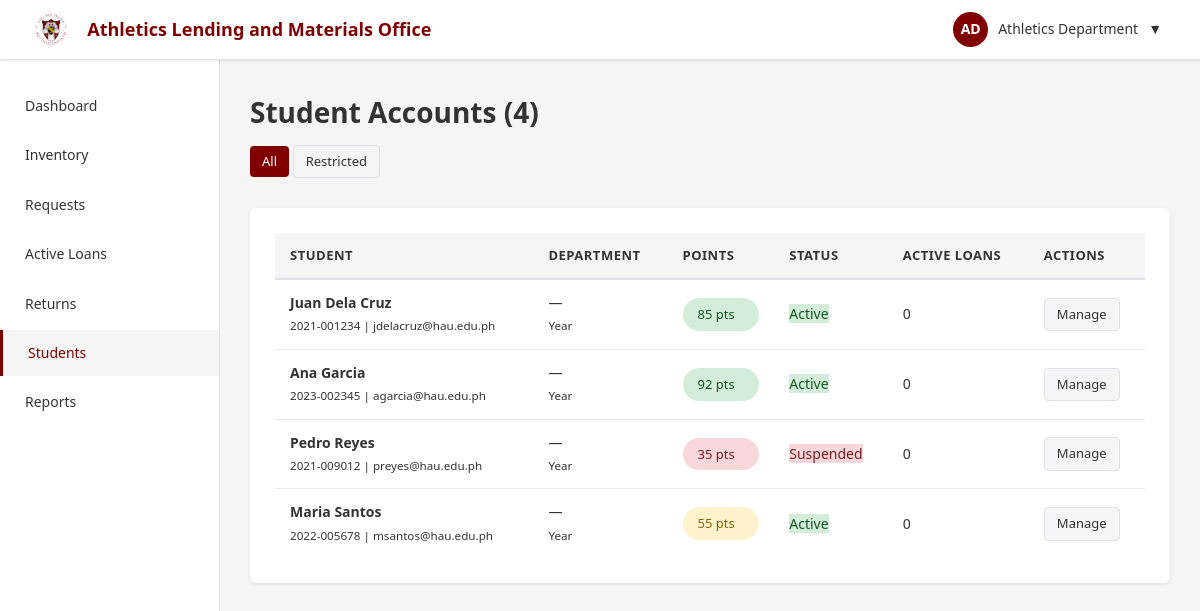
The page /admin/students.php (signed in) on the database as committed earlier.
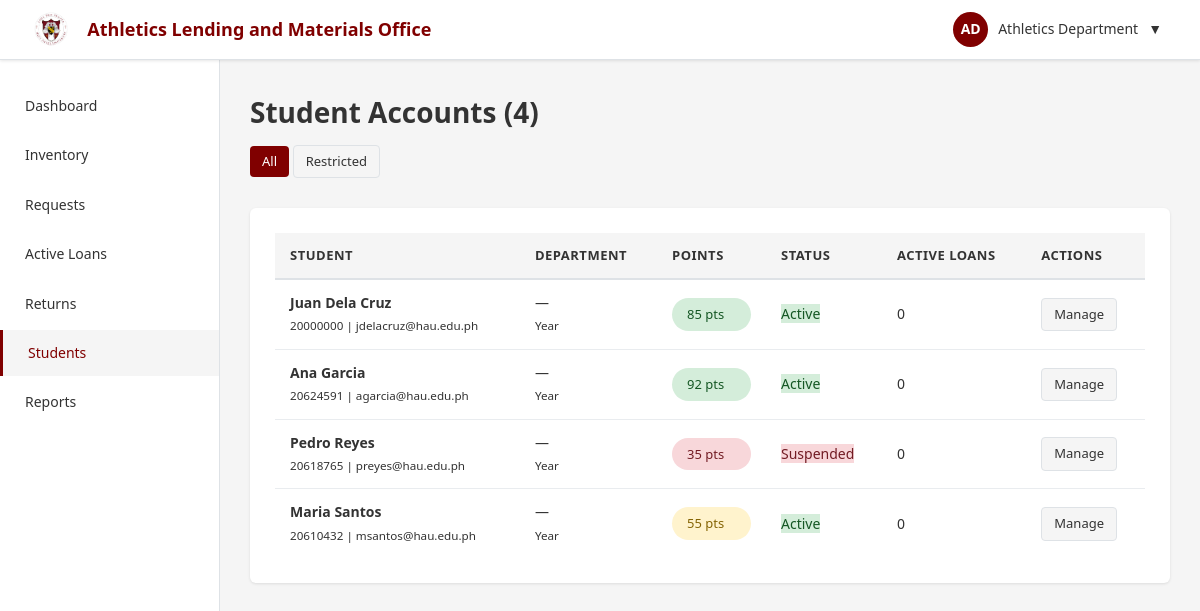
The same page on the database as committed later.
### tables this page shows
CREATE TABLE `users` (
  `user_id` int(11) NOT NULL,
  `student_id` varchar(20) NOT NULL,
  `first_name` varchar(50) NOT NULL,
  `last_name` varchar(50) NOT NULL,
  `email` varchar(100) NOT NULL,
  `password` varchar(255) NOT NULL,
  `phone` varchar(20) DEFAULT NULL,
  `department` varchar(100) DEFAULT NULL,
  `enrollment_date` date DEFAULT NULL,
  `role` enum('student','admin') DEFAULT 'student',
  `points` int(11) DEFAULT 100,
  `status` enum('active','suspended') DEFAULT 'active',
  `points_status` enum('good','warning','restricted') GENERATED ALWAYS AS (case when `points` >= 70 then 'good' when `points` >= 40 then 'warning' else 'restricted' end) VIRTUAL,
  `is_archived` tinyint(1) DEFAULT 0,
  `suspended_until` date DEFAULT NULL,
  `suspension_reason` text DEFAULT NULL,
  `created_at` timestamp NOT NULL DEFAULT current_timestamp(),
  `last_login` timestamp NULL DEFAULT NULL
);

### admin/students.php (the view, shortened to what this page needs)
<?php
require_once '../config/database.php';
$filter = $_GET['filter'] ?? 'all';
$where = $filter == 'restricted' ? "AND points_status = 'restricted'" : '';
$stmt = $pdo->query("
    SELECT u.*,
           (SELECT COUNT(*) FROM loans WHERE user_id = u.user_id AND status IN ('active','overdue')) as active_loans
    FROM users u
    WHERE role = 'student' $where
    ORDER BY u.last_name, u.first_name
");
$students = $stmt->fetchAll();
?>
<!DOCTYPE html>
<html>
<head>
    <link rel="stylesheet" href="../assets/css/style.css">
</head>
<body>
    <?php include '../includes/header.php'; ?>
    <?php include '../includes/nav.php'; ?>
    <div class="main-content">
        <div class="page-header">
            <h1 class="page-title">Student Accounts (<?php echo count($students); ?>)</h1>
            <div>
                <a href="students.php" class="btn btn-sm <?php echo $filter=='all'?'btn-primary':'btn-secondary'; ?>">All</a>
                <a href="students.php?filter=restricted" class="btn btn-sm <?php echo $filter=='restricted'?'btn-danger':'btn-secondary'; ?>">Restricted</a>
            </div>
        </div>
        <div class="card">
            <div class="card-body">
                <table class="table">
                    <thead><tr><th>Student</th><th>Department</th><th>Points</th><th>Status</th><th>Active Loans</th><th>Actions</th></tr></thead>
                    <tbody>
                        <?php foreach ($students as $s): ?>
                        <tr>
                            <td><strong><?php echo htmlspecialchars($s['first_name'].' '.$s['last_name']); ?></strong><br>
                                <small><?php echo $s['student_id']; ?> | <?php echo $s['email']; ?></small></td>
                            <td><?php echo htmlspecialchars($s['department']?:'—'); ?><br><small>Year <?php echo $s['year_level']; ?></small></td>
                            <td><span class="points-badge status-<?php echo $s['points_status']; ?>"><?php echo $s['points']; ?> pts</span></td>
                            <td><?php echo $s['status']=='suspended'?'<span class="badge-danger">Suspended</span>':'<span class="badge-success">Active</span>'; ?></td>
                            <td><?php echo $s['active_loans']; ?></td>
                            <td><button class="btn btn-sm btn-secondary" onclick="alert('Manage student ID: <?php echo $s['user_id']; ?>')">Manage</button></td>
                        </tr>
                        <?php endforeach; ?>
                    </tbody>
                </table>
            </div>
        </div>
    </div>
</body>
</html>

Rows that differ between the two databases and show on the page:
changed users "Juan Dela Cruz": student "2021-001234" → "20000000"
changed users "Ana Garcia": student "2023-002345" → "20624591"
changed users "Pedro Reyes": student "2021-009012" → "20618765"
changed users "Maria Santos": student "2022-005678" → "20610432"
